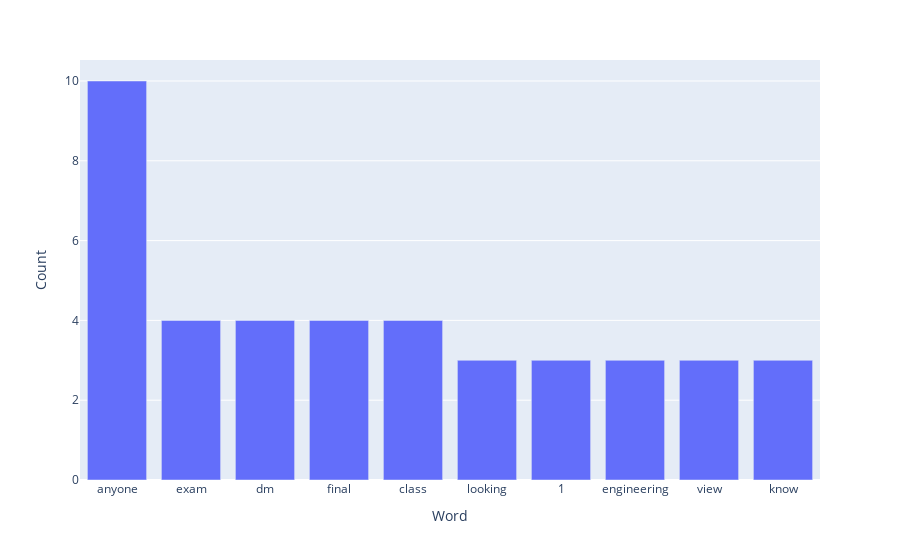

Notebook cell for this chart:
### Code cell
px.bar(df_freq_pos, x='Word', y='Count')

### Figure 1 — Plotly figure (JSON) as saved in the notebook; plotly's stock layout.template omitted (floating-point values rounded to 4 significant figures)
{"data": [{"alignmentgroup": "True", "hovertemplate": "Word=%{x}<br>Count=%{y}<extra></extra>", "legendgroup": "", "marker": {"color": "#636efa", "pattern": {"shape": ""}}, "name": "", "offsetgroup": "", "orientation": "v", "showlegend": false, "textposition": "auto", "type": "bar", "x": ["anyone", "exam", "dm", "final", "class", "looking", "1", "engineering", "view", "know"], "xaxis": "x", "y": [10, 4, 4, 4, 4, 3, 3, 3, 3, 3], "yaxis": "y"}], "layout": {"barmode": "relative", "legend": {"tracegroupgap": 0}, "margin": {"t": 60}, "xaxis": {"anchor": "y", "domain": [0, 1], "title": {"text": "Word"}}, "yaxis": {"anchor": "x", "domain": [0, 1], "title": {"text": "Count"}}}}
